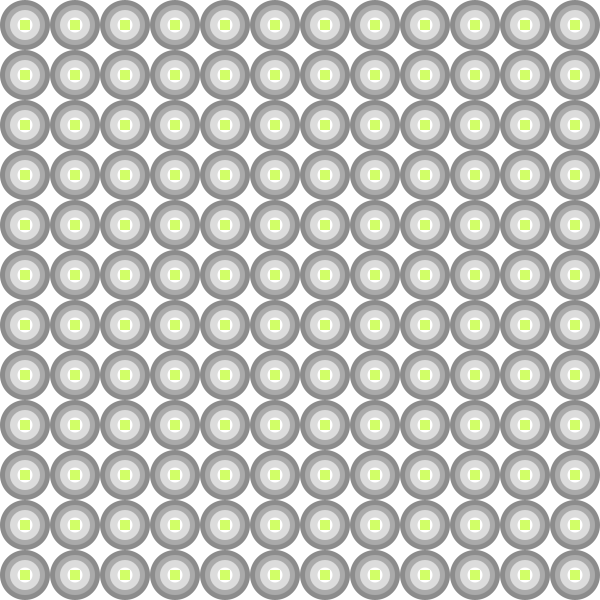
Frame 1 (no input)
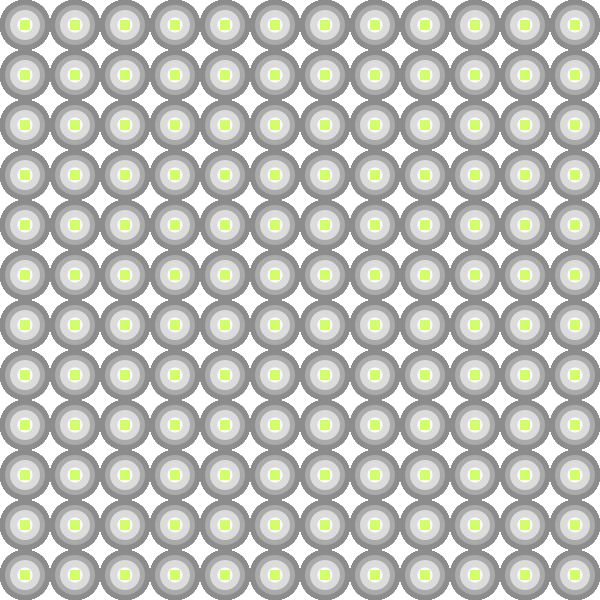
Frame 60 (the mouse pressed at the canvas centre just before this capture)
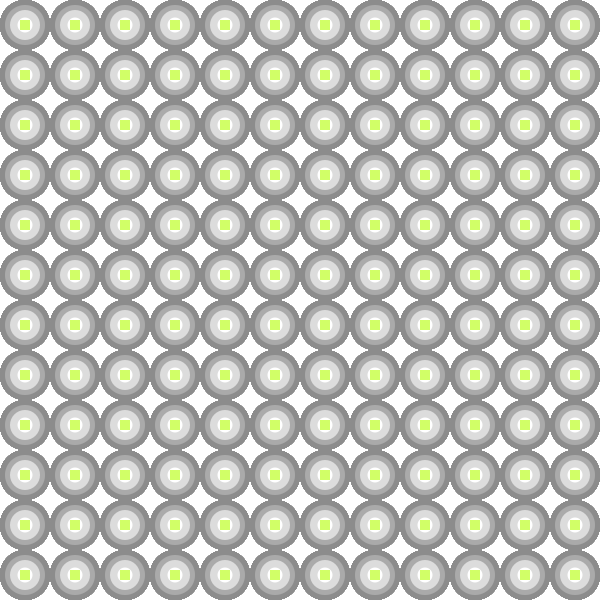
Frame 120 (the mouse held since frame 60 and released just before this capture)

The Processing sketch that drew these frames (run headless with seeded random() and noise(); from frame 60 on, the mouse is pressed at the canvas centre):

// Processing sketch: processing_143647
// ── processing_143647.pde

// Konkuk University
// Department of Dynamic Media
// SOS iDesign
// Name: JEONG Eunyeah
// ID: 201420106

void setup()
{ 
  size(600, 600);
  background(255);
}

void draw()
{
  noStroke();
  for (int i=25; i<width; i+=50) {
    for (int j=25; j<height; j+=50) {
        
      fill(140);
      strokeWeight(2);
      ellipse(i,j,50,50);
      
      fill(170);
      strokeWeight(2);
      ellipse(i, j, 40, 40);    

      fill(220);
      strokeWeight(2);
      ellipse(i, j, 30, 30);

      fill(255);
      strokeWeight(2);
      ellipse(i, j, 15, 15);
      
      fill(#D1FF67);
      strokeWeight(1);
      rectMode(CENTER);
      rect(i,j,5,5);
      rect(i,j,10,10);
    }
  }
}
